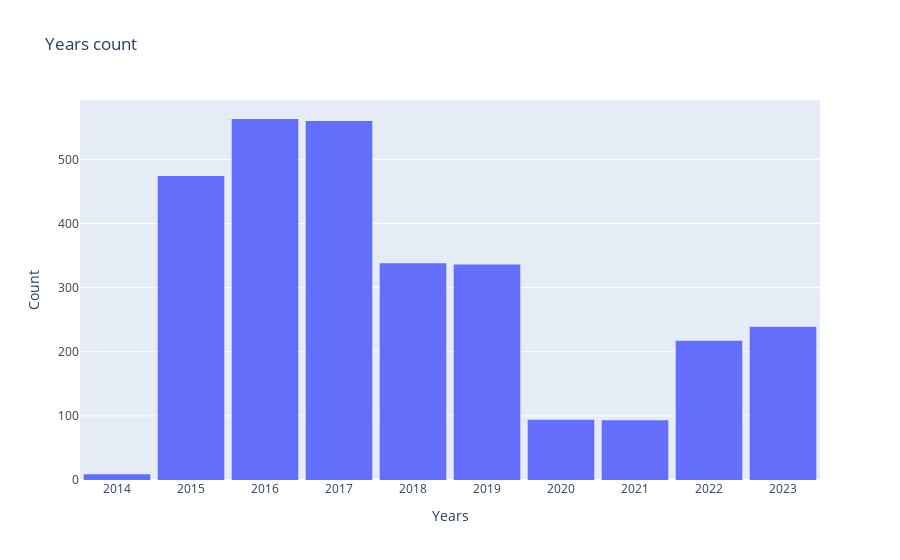

Notebook code cell kept with this figure:
### Code cell
# plot results with lineplot
def plot_grouped_df(df: pd.DataFrame):
    df_columns = list(filter(lambda x: x[1] != 'median', df.columns))
    colors = ['red', 'blue', 'orange', 'green', 'lime', 'purple', 'magenta']
    plt.figure(figsize = (20,15))

    for i, col in enumerate(df_columns):
        plt.subplot(2, 4, i + 1)
        sns.lineplot(data = df, x = df.index, y = df[col], lw = 2, color = colors[i], marker = 'o')
        plt.title(col[0])
        plt.ylabel('Mean')
        if i % 2 != 0 or i in (2, 6):
            plt.ylabel('')
        plt.xlabel('')
    
    plt.tight_layout()
    plt.show();
# check year count
fig = px.histogram(data_frame = data, x = data.Datetime.dt.year, title = 'Years count')
fig.update_layout(bargap = 0.1, yaxis_title = 'Count', xaxis = {'tickmode':'linear'}, xaxis_title = 'Years')
fig.show()

### Figure 1 — Plotly figure (JSON) as saved in the notebook; plotly's stock layout.template omitted (floating-point values rounded to 4 significant figures; data arrays with more than 128 entries replaced by an {"elided": "..."} marker saying what was removed)
{"data": [{"alignmentgroup": "True", "bingroup": "x", "hovertemplate": "x=%{x}<br>count=%{y}<extra></extra>", "legendgroup": "", "marker": {"color": "#636efa", "pattern": {"shape": ""}}, "name": "", "offsetgroup": "", "orientation": "v", "showlegend": false, "type": "histogram", "x": {"elided": "3701 int values"}, "xaxis": "x", "yaxis": "y"}], "layout": {"bargap": 0.1, "barmode": "relative", "legend": {"tracegroupgap": 0}, "title": {"text": "Years count"}, "xaxis": {"anchor": "y", "domain": [0, 1], "tickmode": "linear", "title": {"text": "Years"}}, "yaxis": {"anchor": "x", "domain": [0, 1], "title": {"text": "Count"}}}}
